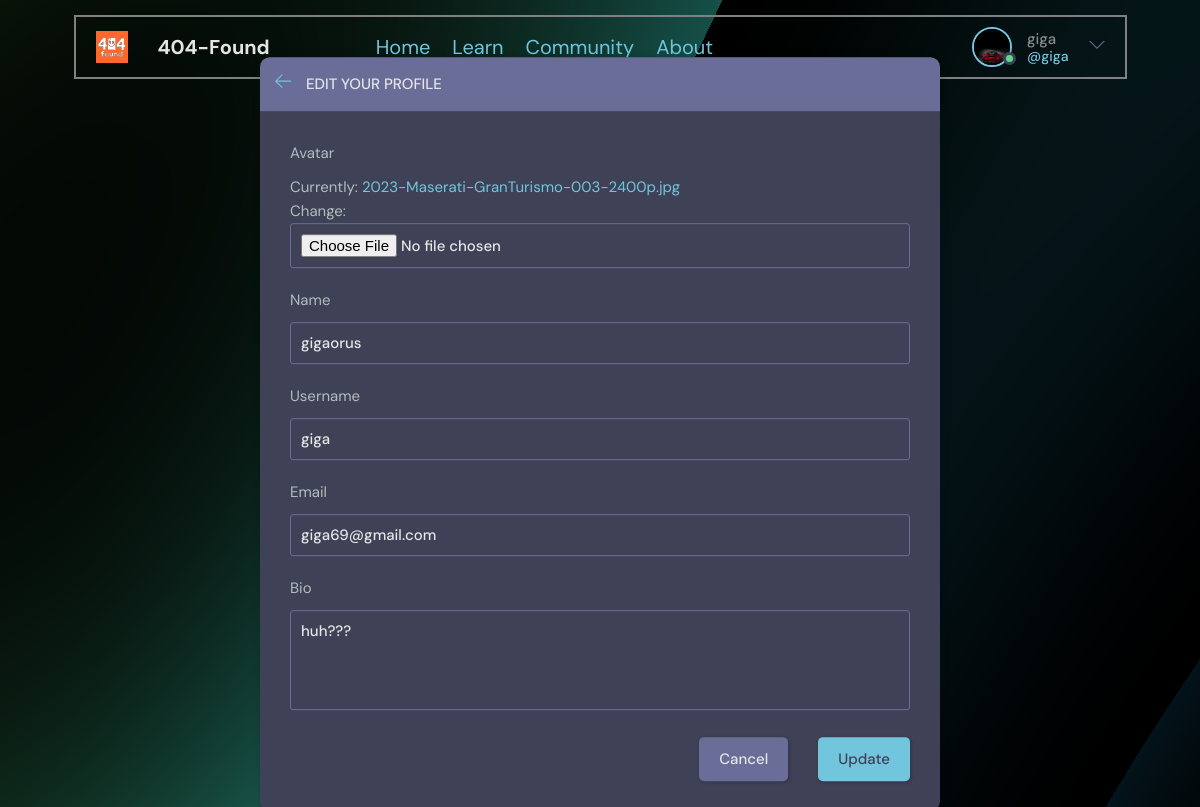
The page /update-user/ (signed in) on the database its author committed.
### base/models.py (models this page shows)
class User(AbstractUser):
    name = models.CharField(max_length=200, null=True)
    email = models.EmailField(unique = True, null=True)
    bio = models.TextField(null=True)
    avatar = models.ImageField(null=True, default="avatar.svg")
    USERNAME_FIELD = 'email'
    REQUIRED_FIELDS = []

### base/views.py (the view)
# urls.py: path('update-user/', views.updateUser, name="update-user"),
@login_required(login_url='login')
def updateUser(request):
    user = request.user
    form = UserForm(instance=user)
    if request.method == 'POST':
        form = UserForm(request.POST, request.FILES, instance=user)
        print('valid')
        if form.is_valid():
            form.save()
            return redirect('user-profile', pk=user.id)
    return render(request, 'base/update-user.html', {'form': form})

### base/forms.py
class UserForm(ModelForm):
    class Meta:
        model = User
        fields = ['avatar','name', 'username', 'email', 'bio']

### base/templates/base/update-user.html
{% include 'main_update_user.html' %} {% block content %} {% endblock content %}

### templates/main_update_user.html (shortened to what this page needs)
<!DOCTYPE html>
{% load static %}
<html lang="en">
  <head>
    <link rel="stylesheet" href="{% static 'styles/style.css' %}" />
  </head>
</html>
<body>
  <header id="header">
    {% include 'navbar_v2.html' %}
        <main class="update-account layout">
            <div class="container1">
                <div class="layout__box">
                    <div class="layout__boxHeader">
                        <div class="layout__boxTitle">
                            <a href="{% url 'home_studybuddy' %}">
                                <svg version="1.1" xmlns="http://www.w3.org/2000/svg" width="32" height="32"
                                    viewBox="0 0 32 32">
                                    <title>arrow-left</title>
                                    <path
                                        d="M13.723 2.286l-13.723 13.714 13.719 13.714 1.616-1.611-10.96-10.96h27.625v-2.286h-27.625l10.965-10.965-1.616-1.607z">
                                    </path>
                                </svg>
                            </a>
                            <h3>Edit your profile</h3>
                        </div>
                    </div>
                    <div class="layout__body">
                        <form class="form" action="" method="POST" enctype="multipart/form-data">
                          {% for field in form %}
                          <div class="form__group">
                            <label for="profile_pic">{{field.label}}</label>
                            {{field}}
                          </div>
                          {% endfor %}
                            <div class="form__action">
                                <a class="btn btn--dark" href="index.html">Cancel</a>
                                <button class="btn btn--main" type="submit">Update</button>
                            </div>
                        </form>
                    </div>
                </div>
              </div>
          </main>
      </body>
</body>

### templates/navbar_v2.html (shortened to what this page needs)
{% load static %}
<header class="header">
  <div class="container">
    <a href="{% url 'home' %}" class="header__logo">
      <img src="{% static 'images/logo.svg' %}" />
      <h1>404-Found</h1>
    </a>
    <div class="nav-links">
      <ul>
        <li><a href="{% url 'home' %}">Home</a></li>
        <li><a href="{% url 'lessons_page' %}">Learn </a></li>
        <li><a href="{% url 'home_studybuddy' %}">Community </a></li>
        <li><a href="{% url 'aboutPage' %}">About </a></li>
      </ul>
    </div>
    <nav class="header__menu">
      {% if request.user.is_authenticated %}
      <div class="header__user">
        <a href="{% url 'update-user' %}">
          <div class="avatar avatar--medium active">
            <img src="{{request.user.avatar.url}}" />
          </div>
          <p>
            {{request.user.username}} <span>@{{request.user.username}}</span>
          </p>
        </a>
        <button class="dropdown-button">
          <svg
            version="1.1"
            xmlns="http://www.w3.org/2000/svg"
            width="32"
            height="32"
            viewBox="0 0 32 32"
          >
            <title>chevron-down</title>
            <path d="M16 21l-13-13h-3l16 16 16-16h-3l-13 13z"></path>
          </svg>
        </button>
      </div>
      {% else %}
      <a href="{% url 'login' %}">
        <img src="{% static 'images/avatar.svg' %}" />
        <p>Login</p>
      </a>
      {% endif %}
    </nav>
  </div>
</header>

### static/styles/style.css (style rules this page uses)
:root { --color-main: #71c6dd; --color-main-light: #e1f6fb; --color-dark: #3f4156; --color-dark-medium: #51546e; --color-dark-light: #696d97; --color-light: #e5e5e5; --color-gray: #8b8b8b; --color-light-gray: #b2bdbd; --color-bg: #2d2d39; --color-success: #5dd693; --color-error: #fc4b0b; }
* { font-family: "DM Sans", -apple-system, BlinkMacSystemFont, "Segoe UI", Roboto, Oxygen, Ubuntu, Cantarell, "Open Sans", "Helvetica Neue", sans-serif; margin: 0; padding: 0; box-sizing: border-box; text-rendering: optimizeLegibility; font-size: inherit; }
html { font-size: 56.25%; }
@media only screen and (min-width: 1200px) { html { font-size: 62.5%; } }
body { line-height: 1.6; font-weight: 400; font-size: 1.5rem; color: var(--color-light-gray); background-color: var(--color-bg); min-height: 100vh; }
img { width: 100%; }
a { display: inline-block; color: var(--color-main); text-decoration: none; }
.container { max-width: 120rem; width: 90%; margin: auto; }
.btn { background-color: transparent; border: none; display: inline-flex; align-items: center; gap: 1rem; cursor: pointer; transition: all ease-in-out 0.3s; padding: 1rem 2rem; border-radius: 5px; box-shadow: 1px 1px 3px 1px rgba(0, 0, 0, 0.15); font-weight: 500; }
.btn--main { background-color: var(--color-main); color: var(--color-dark); }
.btn--dark { background-color: var(--color-dark-light); color: var(--color-light); }
.avatar { position: relative; display: inline-block; border-radius: 50%; border: 2px solid var(--color-main); }
.avatar img { display: block; border-radius: 50%; object-fit: cover; object-position: center; }
.avatar::after { content: ""; display: block; position: absolute; background-color: var(--color-gray); z-index: 111; border-radius: 50%; border: 0.3rem solid var(--color-dark); }
.avatar.active::after { background-color: var(--color-success); }
.avatar.avatar--medium img { width: 3.6rem; height: 3.6rem; border-radius: 50%; }
.avatar.avatar--medium:after { width: 0.7rem; height: 0.7rem; bottom: 0px; right: -6px; }
.header { padding: 1.5rem; background-image: url('static/images/aaabstract.png'); }
.header > .container { display: flex; gap: 9.5rem; }
.header__logo, .header__user { display: flex; gap: 2rem; align-items: center; }
.header__logo > img { height: 3.2rem; width: 3.2rem; }
.header__logo > h1 { font-weight: 700; font-size: 2rem; color: var(--color-light); }
.header__menu { margin-left: auto; position: relative; }
.header__menu a { display: flex; gap: 1.5rem; align-items: center; font-weight: 500; text-decoration: none; color: var(--color-gray); }
.header__menu img { height: 3.6rem; }
.header__menu p { line-height: 1.2; }
.header__menu span { color: var(--color-main); font-weight: 500; font-size: 1.4rem; display: block; }
.header__menu svg { width: 1.6rem; height: 1.6rem; fill: var(--color-dark-light); }
.dropdown-button { background: transparent; border: 0; outline: 0; cursor: pointer; }
.layout { margin-top: 2.4rem; }
.layout__box { width: 90%; max-width: 48rem; min-height: 40rem; position: absolute; top: 50%; left: 50%; transform: translate(-50%, -46%); background-color: var(--color-dark); border-radius: 1rem; box-shadow: 1px 1px 6px 3px rgba(0, 0, 0, 0.1); overflow: hidden; }
.layout__boxHeader { display: flex; padding: 1.5rem; background-color: var(--color-dark-light); }
.layout__boxTitle { display: flex; gap: 1.5rem; align-items: center; }
.layout__boxTitle h3 { text-transform: uppercase; font-weight: 500; color: var(--color-light); }
.layout__boxTitle svg { width: 1.6rem; height: 1.6rem; fill: var(--color-main); }
.layout__body { margin: 3rem; }
.form__group { margin-bottom: 2rem; width: 100%; }
.form__group label { display: block; font-size: 1.5rem; margin-bottom: 1rem; }
.form__group input, .form__group textarea, .form__group select { background: transparent; border: 1px solid var(--color-dark-light); padding: 1rem; border-radius: 3px; width: 100%; color: var(--color-light); font-weight: 500; outline: none; }
.form__group textarea { background: transparent; height: 10rem; resize: none; }
.form__action { display: flex; justify-content: flex-end; gap: 3rem; }
.update-account.layout .layout__box { max-width: 68rem; }

### templates/main_update_user.html (style rules this page uses)
body { background-image: url('/static/images/aaabstract.png'); height: 100vh; }
.header .container { border:2px solid grey; padding: 10px; background: transparent; display: flex; justify-content: space-between; align-items: center; padding: 10px 20px; }

### rows shown on the page
User: user.avatar (picture), user.username "giga", form "gigaorus" "giga" "giga69@gmail.com" "huh???"

### other values the page prints
{{ field.label }} "Avatar" "Name" "Username" "Email" "Bio"
